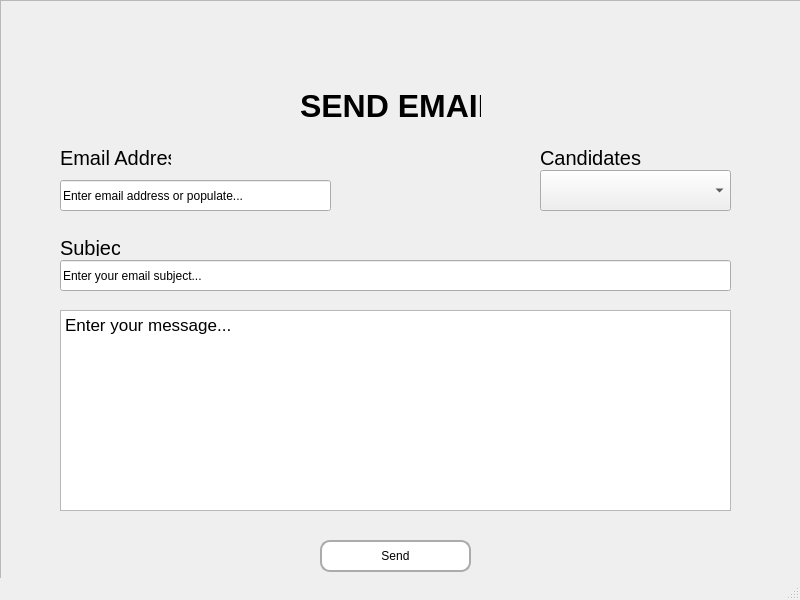
<?xml version="1.0" encoding="UTF-8"?>
<ui version="4.0">
 <class>MainWindow</class>
 <widget class="QMainWindow" name="MainWindow">
  <property name="geometry">
   <rect>
    <x>0</x>
    <y>0</y>
    <width>800</width>
    <height>600</height>
   </rect>
  </property>
  <property name="windowTitle">
   <string>MainWindow</string>
  </property>
  <widget class="QWidget" name="centralwidget">
   <widget class="QLabel" name="label_logo">
    <property name="geometry">
     <rect>
      <x>240</x>
      <y>10</y>
      <width>281</width>
      <height>81</height>
     </rect>
    </property>
    <property name="font">
     <font>
      <family>Arial</family>
     </font>
    </property>
    <property name="text">
     <string/>
    </property>
    <property name="pixmap">
     <pixmap>logo.png</pixmap>
    </property>
    <property name="scaledContents">
     <bool>true</bool>
    </property>
   </widget>
   <widget class="QLabel" name="label_title">
    <property name="geometry">
     <rect>
      <x>300</x>
      <y>90</y>
      <width>181</width>
      <height>31</height>
     </rect>
    </property>
    <property name="font">
     <font>
      <family>Arial</family>
      <pointsize>24</pointsize>
      <weight>75</weight>
      <bold>true</bold>
     </font>
    </property>
    <property name="text">
     <string>SEND EMAIL</string>
    </property>
   </widget>
   <widget class="QLabel" name="label_email">
    <property name="geometry">
     <rect>
      <x>60</x>
      <y>150</y>
      <width>111</width>
      <height>16</height>
     </rect>
    </property>
    <property name="font">
     <font>
      <family>Arial</family>
      <pointsize>15</pointsize>
     </font>
    </property>
    <property name="text">
     <string>Email Address</string>
    </property>
   </widget>
   <widget class="QLineEdit" name="lineEdit_enter_mail">
    <property name="geometry">
     <rect>
      <x>60</x>
      <y>180</y>
      <width>271</width>
      <height>31</height>
     </rect>
    </property>
    <property name="font">
     <font>
      <family>Arial</family>
     </font>
    </property>
    <property name="text">
     <string>Enter email address or populate...</string>
    </property>
   </widget>
   <widget class="QLineEdit" name="lineEdit_enter_subject">
    <property name="geometry">
     <rect>
      <x>60</x>
      <y>260</y>
      <width>671</width>
      <height>31</height>
     </rect>
    </property>
    <property name="font">
     <font>
      <family>Arial</family>
     </font>
    </property>
    <property name="text">
     <string>Enter your email subject...</string>
    </property>
   </widget>
   <widget class="QLabel" name="label_subject">
    <property name="geometry">
     <rect>
      <x>60</x>
      <y>240</y>
      <width>60</width>
      <height>16</height>
     </rect>
    </property>
    <property name="font">
     <font>
      <family>Arial</family>
      <pointsize>15</pointsize>
     </font>
    </property>
    <property name="text">
     <string>Subject</string>
    </property>
   </widget>
   <widget class="QLabel" name="label_candidates">
    <property name="geometry">
     <rect>
      <x>540</x>
      <y>150</y>
      <width>101</width>
      <height>16</height>
     </rect>
    </property>
    <property name="font">
     <font>
      <family>Arial</family>
      <pointsize>15</pointsize>
     </font>
    </property>
    <property name="text">
     <string>Candidates</string>
    </property>
   </widget>
   <widget class="QComboBox" name="comboBox">
    <property name="geometry">
     <rect>
      <x>540</x>
      <y>170</y>
      <width>191</width>
      <height>41</height>
     </rect>
    </property>
    <property name="font">
     <font>
      <family>Arial</family>
     </font>
    </property>
   </widget>
   <widget class="QTextEdit" name="textEdit_message">
    <property name="geometry">
     <rect>
      <x>60</x>
      <y>310</y>
      <width>671</width>
      <height>201</height>
     </rect>
    </property>
    <property name="font">
     <font>
      <family>Arial</family>
     </font>
    </property>
    <property name="html">
     <string>&lt;!DOCTYPE HTML PUBLIC &quot;-//W3C//DTD HTML 4.0//EN&quot; &quot;http://www.w3.org/TR/REC-html40/strict.dtd&quot;&gt;
&lt;html&gt;&lt;head&gt;&lt;meta name=&quot;qrichtext&quot; content=&quot;1&quot; /&gt;&lt;style type=&quot;text/css&quot;&gt;
p, li { white-space: pre-wrap; }
&lt;/style&gt;&lt;/head&gt;&lt;body style=&quot; font-family:'Arial'; font-size:13pt; font-weight:400; font-style:normal;&quot;&gt;
&lt;p style=&quot; margin-top:0px; margin-bottom:0px; margin-left:0px; margin-right:0px; -qt-block-indent:0; text-indent:0px;&quot;&gt;&lt;span style=&quot; font-family:'.AppleSystemUIFont';&quot;&gt;Enter your message...&lt;/span&gt;&lt;/p&gt;&lt;/body&gt;&lt;/html&gt;</string>
    </property>
   </widget>
   <widget class="QPushButton" name="pushButton_send">
    <property name="geometry">
     <rect>
      <x>320</x>
      <y>540</y>
      <width>151</width>
      <height>32</height>
     </rect>
    </property>
    <property name="font">
     <font>
      <family>Arial</family>
     </font>
    </property>
    <property name="styleSheet">
     <string notr="true">QPushButton{
background-color: rgb(255, 255, 255);
border-radius: 10px;
border: 2px solid rgb(171, 171, 171);
}
QPushButton:hover {
    background-color:rgb(255, 226, 229);
}
QPushButton:pressed {
    background-color: rgb(218, 30, 60);
	color: rgb(255, 255, 255)
}</string>
    </property>
    <property name="text">
     <string>Send</string>
    </property>
   </widget>
   <widget class="QLabel" name="label_background">
    <property name="geometry">
     <rect>
      <x>0</x>
      <y>0</y>
      <width>801</width>
      <height>581</height>
     </rect>
    </property>
    <property name="text">
     <string/>
    </property>
    <property name="pixmap">
     <pixmap>WhiteGrey.png</pixmap>
    </property>
   </widget>
   <widget class="QFrame" name="frame">
    <property name="geometry">
     <rect>
      <x>0</x>
      <y>0</y>
      <width>801</width>
      <height>581</height>
     </rect>
    </property>
    <property name="frameShape">
     <enum>QFrame::StyledPanel</enum>
    </property>
    <property name="frameShadow">
     <enum>QFrame::Raised</enum>
    </property>
   </widget>
   <zorder>frame</zorder>
   <zorder>label_background</zorder>
   <zorder>label_logo</zorder>
   <zorder>label_title</zorder>
   <zorder>label_email</zorder>
   <zorder>lineEdit_enter_mail</zorder>
   <zorder>lineEdit_enter_subject</zorder>
   <zorder>label_subject</zorder>
   <zorder>label_candidates</zorder>
   <zorder>comboBox</zorder>
   <zorder>textEdit_message</zorder>
   <zorder>pushButton_send</zorder>
  </widget>
  <widget class="QStatusBar" name="statusbar"/>
 </widget>
 <resources/>
 <connections/>
</ui>
